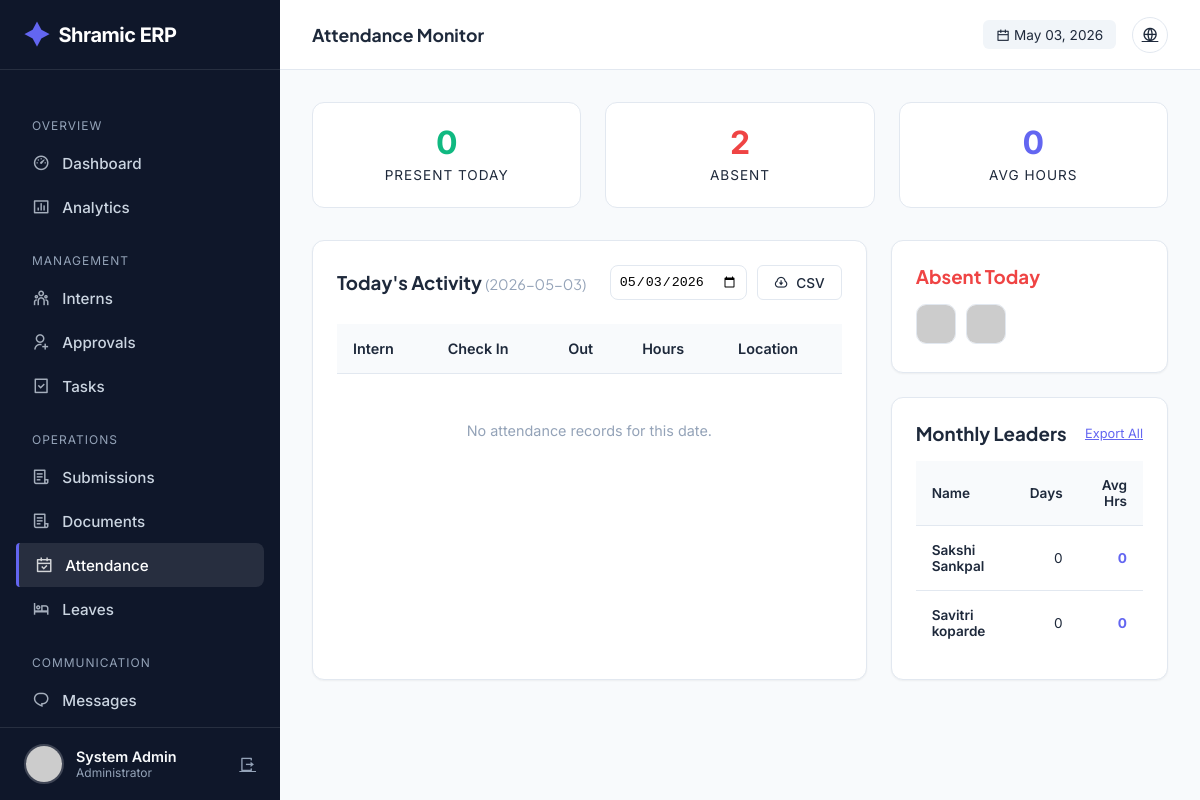
The page /admin/attendance (signed in) on the database as committed earlier.
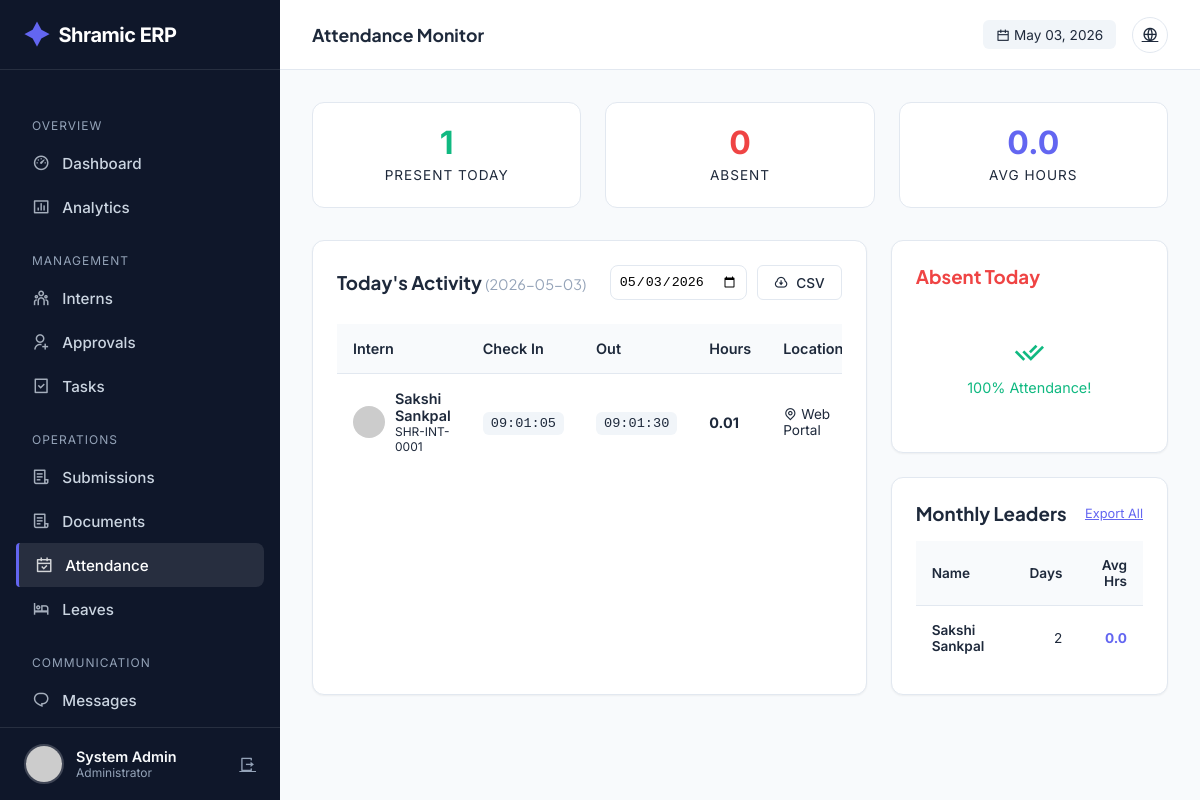
The same page on the database as committed later.
### tables this page shows
CREATE TABLE users (
            id INTEGER PRIMARY KEY AUTOINCREMENT,
            intern_id TEXT UNIQUE,
            usn TEXT UNIQUE NOT NULL,
            full_name TEXT NOT NULL,
            phone TEXT NOT NULL,
            email TEXT UNIQUE NOT NULL,
            password_hash TEXT NOT NULL,
            role TEXT NOT NULL,
            photo_url TEXT,
            status TEXT DEFAULT 'PENDING',
            is_admin BOOLEAN DEFAULT 0,
            department TEXT,
            join_date DATE,
            emergency_contact TEXT,
            address TEXT,
            last_login TIMESTAMP,
            login_count INTEGER DEFAULT 0,
            created_at TIMESTAMP DEFAULT CURRENT_TIMESTAMP,
            updated_at TIMESTAMP DEFAULT CURRENT_TIMESTAMP
        );

CREATE TABLE attendance (
            id INTEGER PRIMARY KEY AUTOINCREMENT,
            user_id INTEGER,
            date DATE NOT NULL,
            check_in_time TIMESTAMP,
            check_out_time TIMESTAMP,
            work_hours REAL,
            location TEXT,
            ip_address TEXT,
            notes TEXT,
            status TEXT DEFAULT 'PRESENT',
            FOREIGN KEY (user_id) REFERENCES users(id),
            UNIQUE(user_id, date)
        );

### app.py (the view)
@app.route('/admin/attendance')
@login_required
@admin_required
def admin_attendance():
    conn = get_db_connection()
    cur = conn.cursor()
    date_filter = request.args.get('date', format_datetime(get_current_date(), '%Y-%m-%d'))
    cur.execute("""
        SELECT u.id, u.intern_id, u.full_name, u.role, u.photo_url, u.department,
               a.check_in_time, a.check_out_time, a.work_hours, a.location
        FROM attendance a
        JOIN users u ON a.user_id = u.id
        WHERE a.date = ?
        ORDER BY a.check_in_time DESC
    """, (date_filter,))
    today_attendance = cur.fetchall()
    cur.execute("""
        SELECT u.intern_id, u.full_name, u.role, u.department,
               COUNT(a.id) as days_present,
               SUM(a.work_hours) as total_hours,
               AVG(a.work_hours) as avg_hours
        FROM users u
        LEFT JOIN attendance a ON u.id = a.user_id
            AND strftime('%Y-%m', a.date) = strftime('%Y-%m', 'now')
        WHERE u.is_admin = 0 AND u.status = 'APPROVED'
        GROUP BY u.id, u.intern_id, u.full_name, u.role, u.department
        ORDER BY days_present DESC
    """)
    monthly_summary = cur.fetchall()
    cur.execute("""
        SELECT u.id, u.intern_id, u.full_name, u.role, u.department, u.photo_url
        FROM users u
        WHERE u.is_admin = 0 AND u.status = 'APPROVED'
        AND u.id NOT IN (
            SELECT user_id FROM attendance WHERE date = ?
        )
    """, (date_filter,))
    absent_today = cur.fetchall()
    conn.close()
    return render_template('admin/attendance.html',
        today_attendance=today_attendance,
        monthly_summary=monthly_summary,
        absent_today=absent_today,
        date_filter=date_filter
    )

### templates/admin/attendance.html (shortened to what this page needs)
{% extends "admin/base.html" %} {% block page_title %}Attendance Monitor{%
endblock %} {% block content %}
<div class="att-stats">
  <div class="stat-box">
    <div class="stat-val" style="color: var(--success)">
      {{ today_attendance|length }}
    </div>
    <div class="stat-lbl">Present Today</div>
  </div>
  <div class="stat-box">
    <div class="stat-val" style="color: var(--danger)">
      {{ absent_today|length }}
    </div>
    <div class="stat-lbl">Absent</div>
  </div>
  <div class="stat-box">
    {% set total_hrs = namespace(value=0) %} {% for r in today_attendance %}{%
    if r.work_hours %}{% set total_hrs.value = total_hrs.value + r.work_hours
    %}{% endif %}{% endfor %}
    <div class="stat-val" style="color: var(--primary)">
      {{ (total_hrs.value / today_attendance|length)|round(1) if
      today_attendance|length > 0 else 0 }}
    </div>
    <div class="stat-lbl">Avg Hours</div>
  </div>
</div>
<div style="display: grid; grid-template-columns: 2fr 1fr; gap: 1.5rem">
  <div class="card">
    <div
      style="
        display: flex;
        justify-content: space-between;
        align-items: center;
        margin-bottom: 1.5rem;
      "
    >
      <h3>
        Today's Activity
        <span
          style="font-weight: 400; color: var(--text-light); font-size: 0.9rem"
          >({{ date_filter }})</span
        >
      </h3>
      <div style="display: flex; gap: 10px">
        <form
          method="GET"
          style="display: flex; align-items: center; gap: 10px"
        >
          <input
            type="date"
            name="date"
            value="{{ date_filter }}"
            onchange="this.form.submit()"
            style="
              padding: 0.5rem;
              border: 1px solid var(--border);
              border-radius: 8px;
            "
          />
        </form>
        <a
          href="{{ url_for('export_attendance_csv', month=date_filter[:7]) }}"
          class="btn btn-outline"
          style="padding: 0.5rem 1rem; font-size: 0.85rem"
        >
          <i class="ri-download-cloud-line"></i> CSV
        </a>
      </div>
    </div>
    <div class="table-container">
      <table>
        <thead>
          <tr>
            <th>Intern</th>
            <th>Check In</th>
            <th>Out</th>
            <th>Hours</th>
            <th>Location</th>
          </tr>
        </thead>
        <tbody>
          {% for record in today_attendance %}
          <tr class="attendance-row">
            <td>
              <div style="display: flex; align-items: center; gap: 10px">
                <img
                  src="{{ url_for('static', filename='uploads/profiles/' + record.photo_url) if record.photo_url else 'https://ui-avatars.com/api/?name=' + record.full_name }}"
                  style="
                    width: 32px;
                    height: 32px;
                    border-radius: 50%;
                    object-fit: cover;
                  "
                />
                <div>
                  <div style="font-weight: 600">{{ record.full_name }}</div>
                  <div style="font-size: 0.75rem; color: var(--text-secondary)">
                    {{ record.intern_id }}
                  </div>
                </div>
              </div>
            </td>
            <td>
              <span class="time-badge"
                >{{ record.check_in_time.split(' ')[1] }}</span
              >
            </td>
            <td>
              {% if record.check_out_time %}
              <span class="time-badge"
                >{{ record.check_out_time.split(' ')[1] }}</span
              >
              {% endif %}
            </td>
            <td style="font-weight: 700; color: var(--text-main)">
              {{ record.work_hours if record.work_hours else '-' }}
            </td>
            <td style="font-size: 0.85rem; color: var(--text-secondary)">
              <i class="ri-map-pin-line"></i> {{ record.location or 'Remote' }}
            </td>
          </tr>
          {% else %}
          <tr>
            <td
              colspan="5"
              style="
                text-align: center;
                padding: 3rem;
                color: var(--text-light);
              "
            >
              No attendance records for this date.
            </td>
          </tr>
          {% endfor %}
        </tbody>
      </table>
    </div>
  </div>
  <div style="display: flex; flex-direction: column; gap: 1.5rem">
    <div class="card">
      <h3 style="margin-bottom: 1rem; color: var(--danger)">Absent Today</h3>
      {% if absent_today %}
      <div class="absent-grid">
        {% for user in absent_today %}
        <div class="absent-item" data-name="{{ user.full_name }}">
          <a href="{{ url_for('admin_intern_detail', intern_id=user['id']) }}">
            <img
              src="{{ url_for('static', filename='uploads/profiles/' + user.photo_url) if user.photo_url else 'https://ui-avatars.com/api/?name=' + user.full_name }}"
              alt="{{ user.full_name }}"
            />
          </a>
        </div>
        {% endfor %}
      </div>
      {% else %}
      <div style="text-align: center; padding: 2rem; color: var(--success)">
        <i class="ri-check-double-line" style="font-size: 2rem"></i>
        <p style="margin-top: 0.5rem; font-size: 0.9rem">100% Attendance!</p>
      </div>
      {% endif %}
    </div>
    <div class="card">
      <div
        style="
          display: flex;
          justify-content: space-between;
          align-items: center;
          margin-bottom: 1rem;
        "
      >
        <h3>Monthly Leaders</h3>
        <a
          href="{{ url_for('export_attendance_summary_csv') }}"
          style="font-size: 0.8rem; color: var(--primary)"
          >Export All</a
        >
      </div>
      <div class="table-container">
        <table style="font-size: 0.85rem">
          <thead>
            <tr>
              <th>Name</th>
              <th style="text-align: right">Days</th>
              <th style="text-align: right">Avg Hrs</th>
            </tr>
          </thead>
          <tbody>
            {% for summary in monthly_summary[:5] %}
            <tr>
              <td style="font-weight: 600">{{ summary.full_name }}</td>
              <td style="text-align: right">{{ summary.days_present }}</td>
              <td
                style="
                  text-align: right;
                  color: var(--primary);
                  font-weight: 700;
                "
              >
                {{ (summary.avg_hours or 0)|round(1) }}
              </td>
            </tr>
            {% endfor %}
          </tbody>
        </table>
      </div>
    </div>
  </div>
</div>
{% endblock %}

### templates/admin/base.html (shortened to what this page needs)
<!doctype html>
<html lang="en">
  <head>
    <link
      href="https://cdn.jsdelivr.net/npm/remixicon@4.1.0/fonts/remixicon.css"
      rel="stylesheet"
    />
  </head>
  <body>
    <aside class="sidebar" id="sidebar">
      <a href="/" class="brand">
        <i class="ri-shining-2-fill"></i> Shramic ERP
      </a>
      <ul class="nav-menu">
        <li class="nav-label">Overview</li>
        <li>
          <a
            href="{{ url_for('admin_dashboard') }}"
            class="nav-link {% if request.endpoint == 'admin_dashboard' %}active{% endif %}"
            ><i class="ri-dashboard-3-line"></i> Dashboard</a
          >
        </li>
        <li>
          <a
            href="{{ url_for('admin_analytics') }}"
            class="nav-link {% if request.endpoint == 'admin_analytics' %}active{% endif %}"
            ><i class="ri-bar-chart-box-line"></i> Analytics</a
          >
        </li>
        <li class="nav-label">Management</li>
        <li>
          <a
            href="{{ url_for('admin_interns') }}"
            class="nav-link {% if request.endpoint == 'admin_interns' %}active{% endif %}"
            ><i class="ri-team-line"></i> Interns</a
          >
        </li>
        <li>
          <a
            href="{{ url_for('admin_approvals') }}"
            class="nav-link {% if request.endpoint == 'admin_approvals' %}active{% endif %}"
            ><i class="ri-user-add-line"></i> Approvals</a
          >
        </li>
        <li>
          <a
            href="{{ url_for('admin_tasks') }}"
            class="nav-link {% if request.endpoint == 'admin_tasks' %}active{% endif %}"
            ><i class="ri-task-line"></i> Tasks</a
          >
        </li>
        <li class="nav-label">Operations</li>
        <li>
          <a
            href="{{ url_for('admin_submissions') }}"
            class="nav-link {% if request.endpoint == 'admin_submissions' %}active{% endif %}"
            ><i class="ri-file-list-3-line"></i> Submissions</a
          >
        </li>
        <li>
  <a
    href="{{ url_for('admin_documents') }}"
    class="nav-link {% if request.endpoint == 'admin_documents' %}active{% endif %}"
  >
    <i class="ri-file-list-3-line"></i> Documents
  </a>
</li>
        <li>
          <a
            href="{{ url_for('admin_attendance') }}"
            class="nav-link {% if request.endpoint == 'admin_attendance' %}active{% endif %}"
            ><i class="ri-calendar-check-line"></i> Attendance</a
          >
        </li>
        <li>
          <a
            href="{{ url_for('admin_leaves') }}"
            class="nav-link {% if request.endpoint == 'admin_leaves' %}active{% endif %}"
            ><i class="ri-hotel-bed-line"></i> Leaves</a
          >
        </li>
        <li class="nav-label">Communication</li>
        <li>
          <a
            href="{{ url_for('admin_messages') }}"
            class="nav-link {% if request.endpoint == 'admin_messages' %}active{% endif %}"
            ><i class="ri-chat-1-line"></i> Messages</a
          >
        </li>
        <li>
          <a
            href="{{ url_for('admin_announcements') }}"
            class="nav-link {% if request.endpoint == 'admin_announcements' %}active{% endif %}"
            > Announcements</a
          >
        </li>
      </ul>
      <div class="user-profile">
        <img
          src="{{ url_for('static', filename='uploads/profiles/' + current_user.photo_url) if current_user.photo_url else 'https://ui-avatars.com/api/?name=Admin&background=random' }}"
          class="user-avatar"
          alt="Admin"
        />
        <div style="flex: 1; overflow: hidden">
          <div
            style="
              font-weight: 600;
              font-size: 0.9rem;
              white-space: nowrap;
              text-overflow: ellipsis;
            "
          >
            {{ current_user.full_name }}
          </div>
          <div style="font-size: 0.75rem; color: var(--text-light)">
            Administrator
          </div>
        </div>
        <a
          href="{{ url_for('logout') }}"
          title="Logout"
          style="color: var(--text-light)"
          ><i class="ri-logout-box-r-line"></i
        ></a>
      </div>
    </aside>
    <div class="main-wrapper">
      <header class="top-header">
        <div style="display: flex; align-items: center; gap: 1rem">
          <h2 class="page-title">
            {% block page_title %}Dashboard{% endblock %}
          </h2>
        </div>
        <div class="header-actions">
          <div
            style="
              font-size: 0.85rem;
              color: var(--text-secondary);
              background: #f1f5f9;
              padding: 0.4rem 0.8rem;
              border-radius: 6px;
            "
          >
            <i class="ri-calendar-line"></i> {{ now.strftime('%b %d, %Y') }}
          </div>
          <a href="{{ url_for('index') }}" class="btn-icon" title="View Site"
            ><i class="ri-global-line"></i
          ></a>
        </div>
      </header>
      <div class="content">
         {% block content %}{% endblock %}
      </div>
    </div>
  </body>
</html>

Rows that differ between the two databases and show on the page:
removed users: full_name "Sakshi Sankpal", days_present "0", is_admin "0"
removed users: full_name "Savitri koparde", days_present "0", is_admin "0"
added attendance: full_name "Sakshi Sankpal", intern_id "SHR-INT-0001", check_in_time "09:01:05", check_out_time "09:01:30", work_hours "0.01", location "Web Portal"
added users: full_name "Sakshi Sankpal", days_present "2", avg_hours "0.0", shown under "Monthly Leaders"
Other text that changed with them:
{{ today_attendance|length }}: "0" → "1"
{{ absent_today|length }}: "2" → "0"
text no longer shown: "0 No attendance records for this date."
text now shown: "0.0 100% Attendance!"
